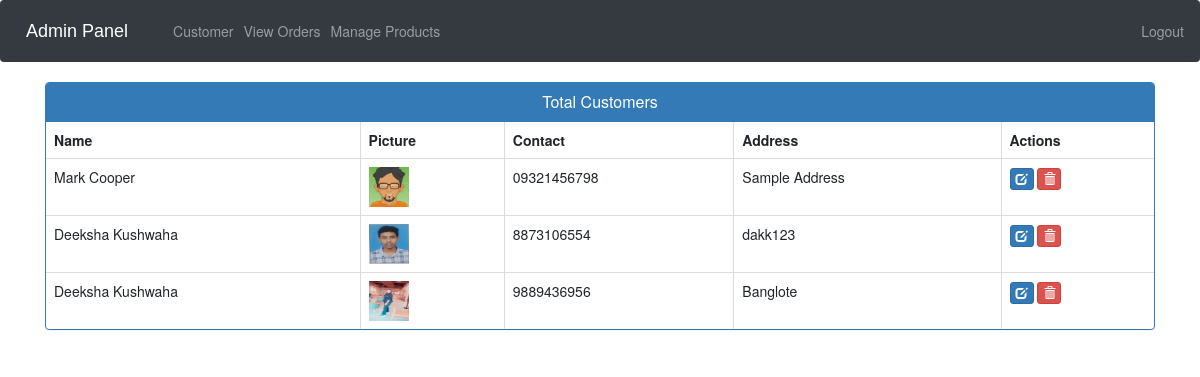
The app's page /view-customer (signed in) with its own data.
### ecom/models.py (models this page shows, shortened)
class Customer(models.Model):
    user=models.OneToOneField(User,on_delete=models.CASCADE)
    profile_pic= models.ImageField(upload_to='profile_pic/CustomerProfilePic/',null=True,blank=True)
    address = models.CharField(max_length=40)
    mobile = models.CharField(max_length=20,null=False)
    @property
    def get_name(self):
        return self.user.first_name+" "+self.user.last_name

### ecom/views.py (the view)
# urls.py: path('view-customer', views.view_customer_view,name='view-customer'),
@login_required(login_url='adminlogin')
def view_customer_view(request):
    customers=models.Customer.objects.all()
    return render(request,'ecom/view_customer.html',{'customers':customers})

### templates/ecom/view_customer.html (shortened to what this page needs)
{% extends 'ecom/admin_base.html' %}
{% load static %}
{% block content %}
<head>
  <link href="//netdna.bootstrapcdn.com/bootstrap/3.0.0/css/bootstrap.min.css" rel="stylesheet" id="bootstrap-css">
</head>
<div class="container">
  <div class="panel panel-primary">
    <div class="panel-heading">
      <h6 class="panel-title">Total Customers</h6>
    </div>
    <table class="table table-hover table-bordered" id="dev-table">
      <thead>
        <tr>
          <th>Name</th>
          <th>Picture</th>
          <th>Contact</th>
          <th>Address</th>
          <th>Actions</th>
        </tr>
      </thead>
      {% for c in customers %}
      <tr>
        <td> {{c.get_name}}</td>
        <td> <img src="{% static c.profile_pic.url %}" alt="Profile Pic" height="40px" width="40px" /></td>
        <td>{{c.mobile}}</td>
        <td>{{c.address}}</td>
        <td><a class="btn btn-primary btn-xs" href="{% url 'update-customer' c.id  %}"><span class="glyphicon glyphicon-edit"></span></a>
        <a class="btn btn-danger btn-xs" href="{% url 'delete-customer' c.id  %}"><span class="glyphicon glyphicon-trash"></span></a></td>
      </tr>
      {% endfor %}
    </table>
  </div>
</div>
{% endblock content %}

### templates/ecom/view_customer.html (style rules this page uses)
a:link { text-decoration: none; }
h6 { text-align: center; }

### records on screen
Customer: get_name "Mark Cooper", profile_pic (picture), mobile "09321456798", address "Sample Address"
Customer: get_name "Deeksha Kushwaha", profile_pic (picture), mobile "8873106554", address "dakk123"
Customer: get_name "Deeksha Kushwaha", profile_pic (picture), mobile "9889436956", address "Banglote"
